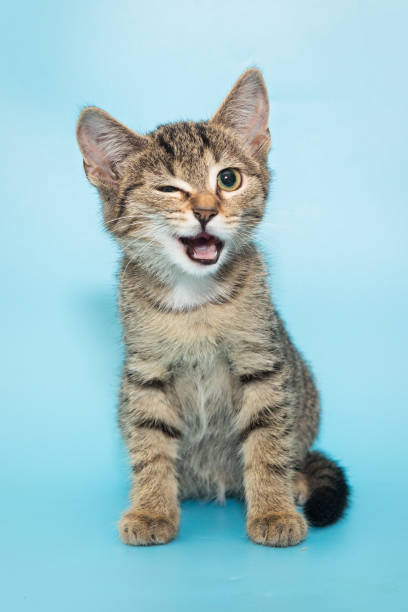
#> input picture Opencv/Images/cat.jpg, 408 x 612 px
$ python edge_detection.py
#> lines starting #> are read from the running program, lines starting #| are printed output that depends on the picture; after the words box and inside, x2 and y2 are one past the last pixel; in counts of white or black regions, pixels touching at a corner belong together
import cv2 as cv
import numpy as np

img = cv.imread('Images/cat.jpg')
#> img is the input picture: shape (612, 408, 3); mean B, G, R 199.2, 194, 158.3
cv.imshow('Cat', img)

gray = cv.cvtColor(img, cv.COLOR_BGR2GRAY)
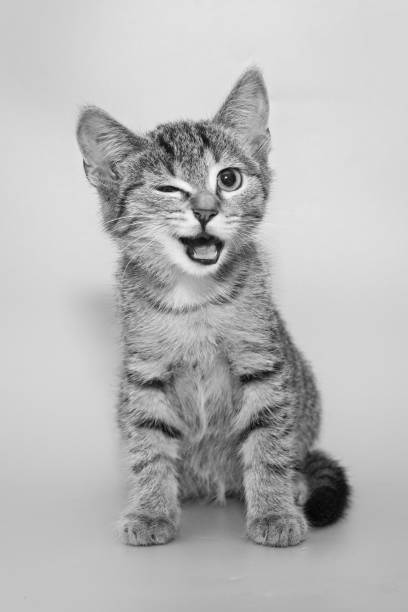
#> gray: shape (612, 408); min 2, max 251, mean 183.9
cv.imshow('Gray Scale Color', gray)

# Laplacian
lap = cv.Laplacian(gray, cv.CV_64F)
lap = np.uint8(np.absolute(lap))
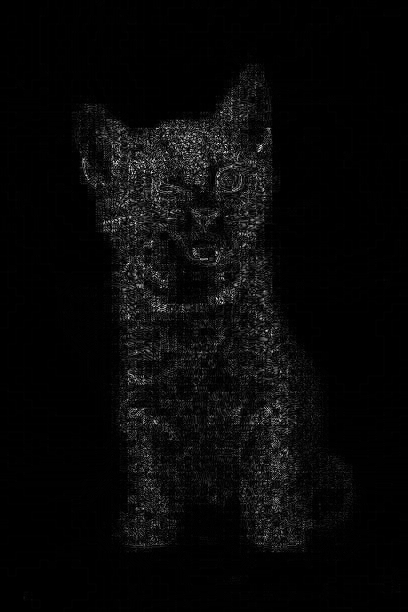
#> lap: shape (612, 408); min 0, max 252, mean 8.3
cv.imshow('laplacian ', lap)

# Sobel
sobelx = cv.Sobel(gray, cv.CV_64F, 1,0)
sobely = cv.Sobel(gray, cv.CV_64F, 0, 1)
cv.imshow(' Sobel x', sobelx)
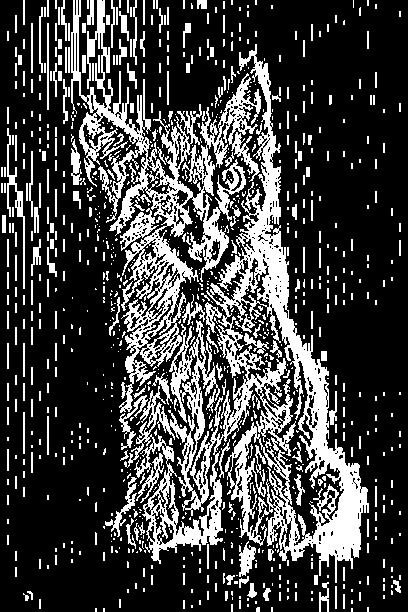
#> window ' Sobel x': shape (612, 408); 25.3% white; 964 white regions (685 under 20 px), largest, box (x1, y1, x2, y2) and area: (124, 44, 369, 583) 27477, (71, 0, 261, 413) 16529, (7, 128, 25, 289) 578
cv.imshow('Sobel y', sobely)
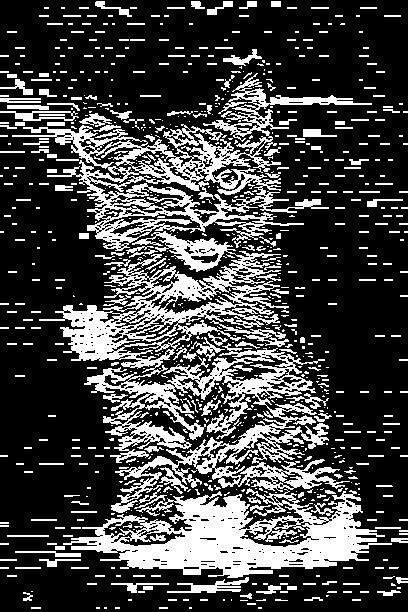
#> window 'Sobel y': shape (612, 408); 26.7% white; 863 white regions (615 under 20 px), largest, box (x1, y1, x2, y2) and area: (39, 231, 350, 513) 23267, (63, 488, 392, 578) 13514, (12, 73, 372, 251) 12948

combine_sobel = cv.bitwise_and(sobelx, sobely)
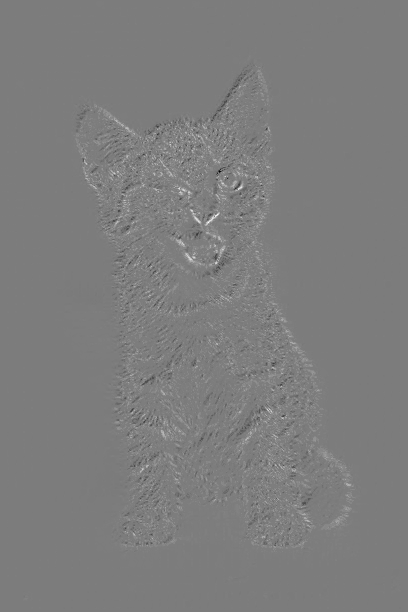
#> combine_sobel: shape (612, 408) float64; min -397, max 416, mean 3.7; drawn with min black and max white
cv.imshow('Sobel Combine', combine_sobel)
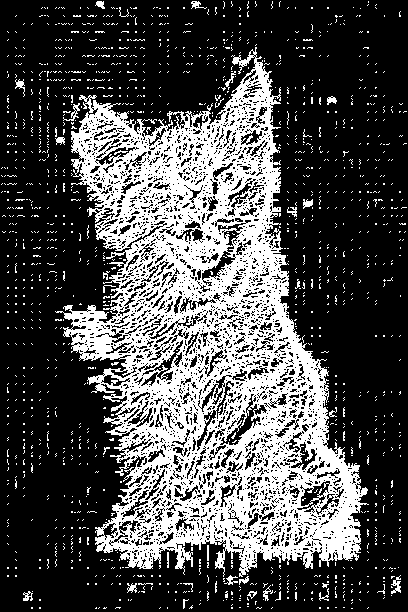
#> window 'Sobel Combine': shape (612, 408); 30.6% white; 1395 white regions (1362 under 20 px), largest, box (x1, y1, x2, y2) and area: (55, 47, 369, 577) 70171, (391, 575, 401, 594) 90, (63, 103, 80, 121) 83

##########

canny = cv.Canny(gray, 150, 175)
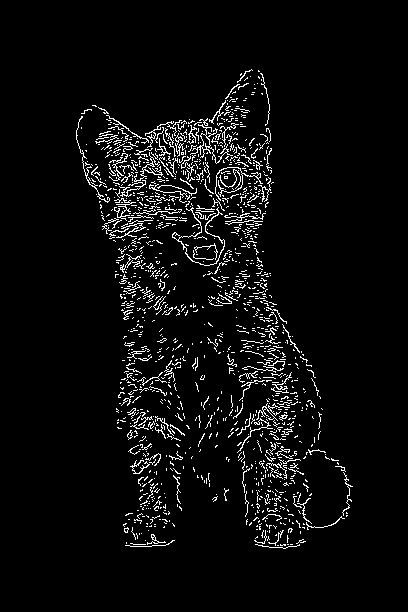
#> canny: shape (612, 408); 4.8% white in thin lines or dots, all inside (x1, y1, x2, y2) = (76, 69, 353, 549)
cv.imshow('Canny', canny)

cv.waitKey(0)

$ run again, with Opencv/Images/colorballs.jpg copied over Opencv/Images/cat.jpg
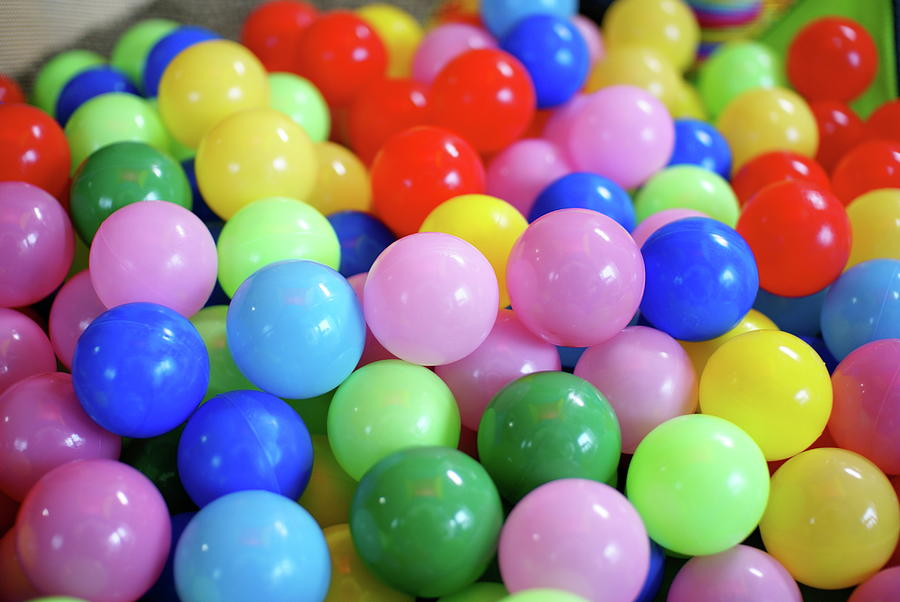
#> input picture Opencv/Images/colorballs.jpg, 900 x 602 px
#> img is the input picture: shape (602, 900, 3); mean B, G, R 124, 126.1, 144.7
#> `cv.imshow(' Sobel x', sobelx)`:
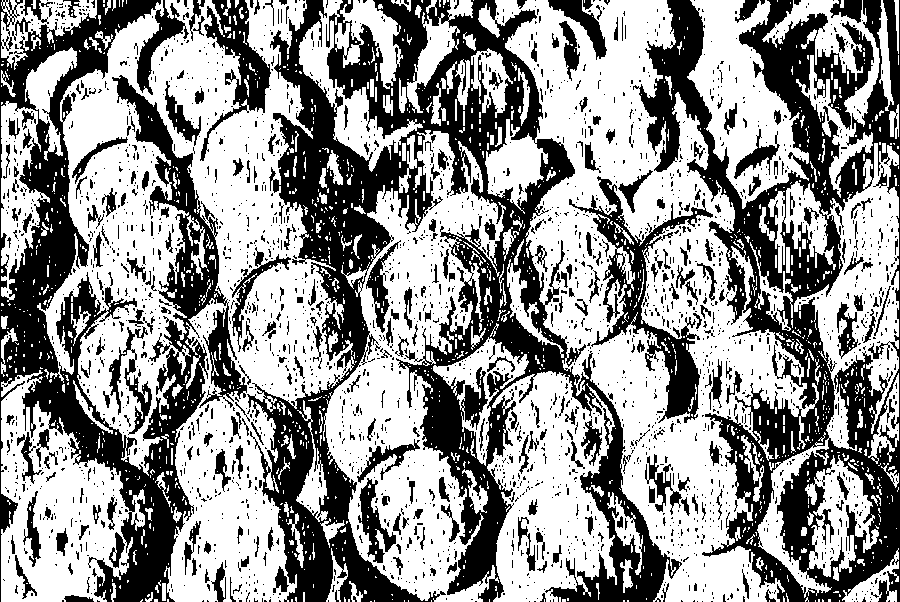
#> window ' Sobel x': shape (602, 900); 58.1% white; 2612 black regions (2286 under 20 px), largest, box (x1, y1, x2, y2) and area: (247, 0, 682, 602) 77291, (633, 0, 900, 602) 53181, (0, 0, 247, 602) 43970
#> `canny = cv.Canny(gray, 150, 175)`:
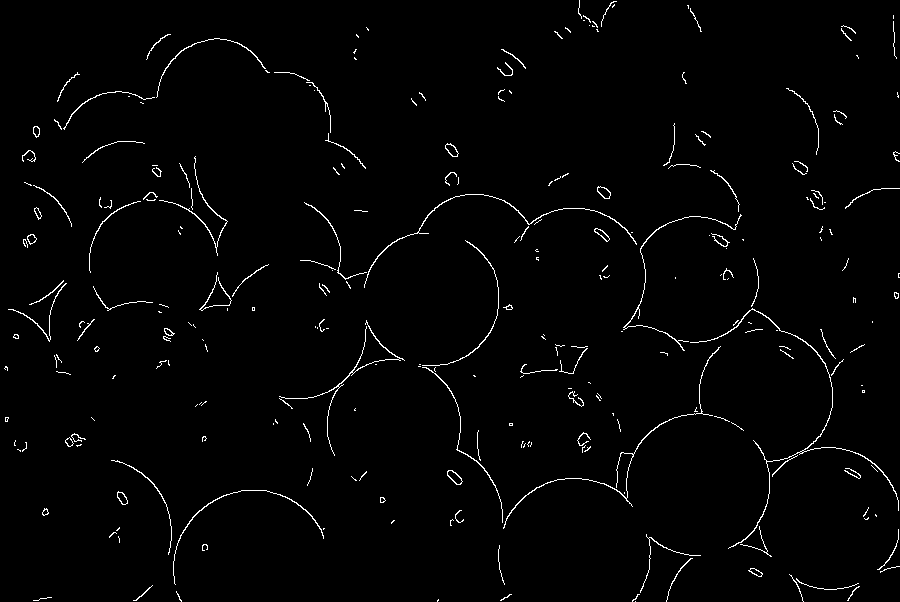
#> canny: shape (602, 900); 1.7% white in thin lines or dots
